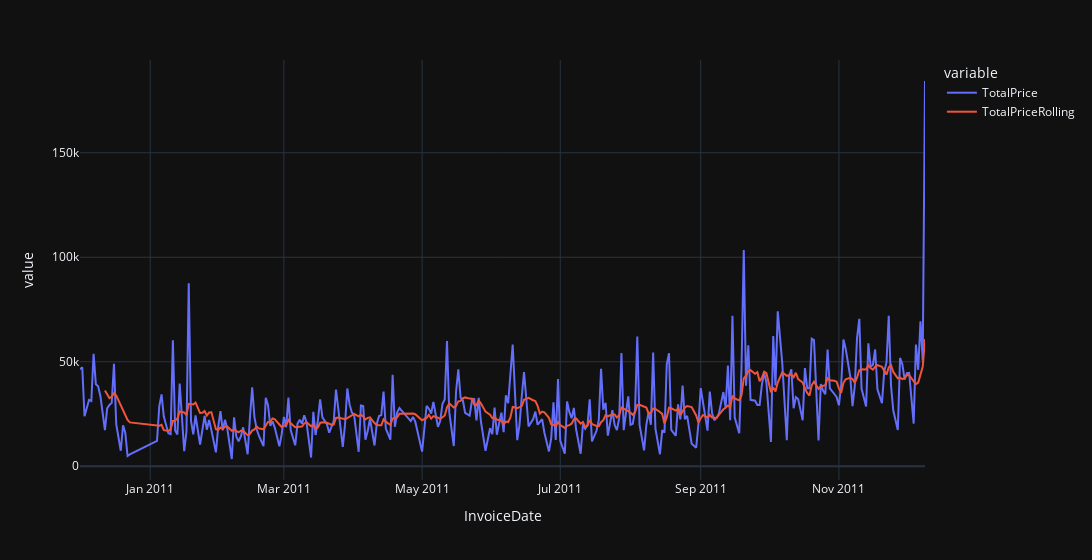

Notebook code for this chart:
### Code cell
px.line(
    retail_perday,
    x=invoice_date,
    y=[total_price, total_price + "Rolling"],
    width=2000,
)

### Figure 1 — Plotly figure (JSON) as saved in the notebook; plotly's stock layout.template omitted (floating-point values rounded to 4 significant figures; data arrays with more than 128 entries replaced by an {"elided": "..."} marker saying what was removed)
{"data": [{"hovertemplate": "variable=TotalPrice<br>InvoiceDate=%{x}<br>value=%{y}<extra></extra>", "legendgroup": "TotalPrice", "line": {"color": "#636efa", "dash": "solid"}, "marker": {"symbol": "circle"}, "mode": "lines", "name": "TotalPrice", "orientation": "v", "showlegend": true, "type": "scatter", "x": {"elided": "305 str values"}, "xaxis": "x", "y": {"elided": "305 float values"}, "yaxis": "y"}, {"hovertemplate": "variable=TotalPriceRolling<br>InvoiceDate=%{x}<br>value=%{y}<extra></extra>", "legendgroup": "TotalPriceRolling", "line": {"color": "#EF553B", "dash": "solid"}, "marker": {"symbol": "circle"}, "mode": "lines", "name": "TotalPriceRolling", "orientation": "v", "showlegend": true, "type": "scatter", "x": {"elided": "305 str values"}, "xaxis": "x", "y": {"elided": "305 float values"}, "yaxis": "y"}], "layout": {"legend": {"title": {"text": "variable"}, "tracegroupgap": 0}, "margin": {"t": 60}, "width": 2000, "xaxis": {"anchor": "y", "domain": [0, 1], "title": {"text": "InvoiceDate"}}, "yaxis": {"anchor": "x", "domain": [0, 1], "title": {"text": "value"}}}}
